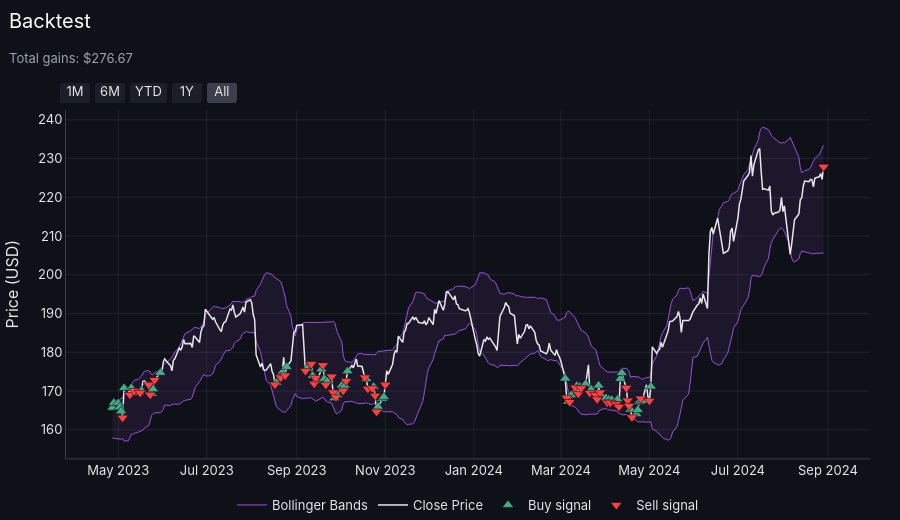

The notebook cell saved with this chart:
### Markdown cell above
## 6. Backtest on another market or period
`backtest()` runs the trained agent on any DataFrame with the same feature columns. It reuses the **training** scaler, so no information from the backtest data leaks into normalization. It is demonstrated here on the test period.

### Code cell
# Backtest helper: rerun any saved model on any data with the same features (another period or stock).
# Here it reruns the test period and builds the trade log, one row per closed trade.
def backtest(df, model_path=FINAL_MODEL_PATH):
    df = df[FEATURES].dropna()
    states = build_states(transform(df), WINDOW_SIZE)
    bt_agent = Agent(state_size=STATE_SIZE, model_path=model_path, test_mode=True)
    return df, run_episode(bt_agent, states, df['Close'].to_numpy(), desc='Backtest', **RUN_PARAMS)


bt_df, bt_result = backtest(test_df)
print_summary(bt_result, 'Backtest')
plot_behavior(bt_df, bt_result, 'Backtest')
trade_tracker = trade_report(bt_df, bt_result)
print(f'{len(trade_tracker):,} closed trades | exit reasons: {trade_tracker["Exit Reason"].value_counts().to_dict()}')
trade_tracker.head(10)
